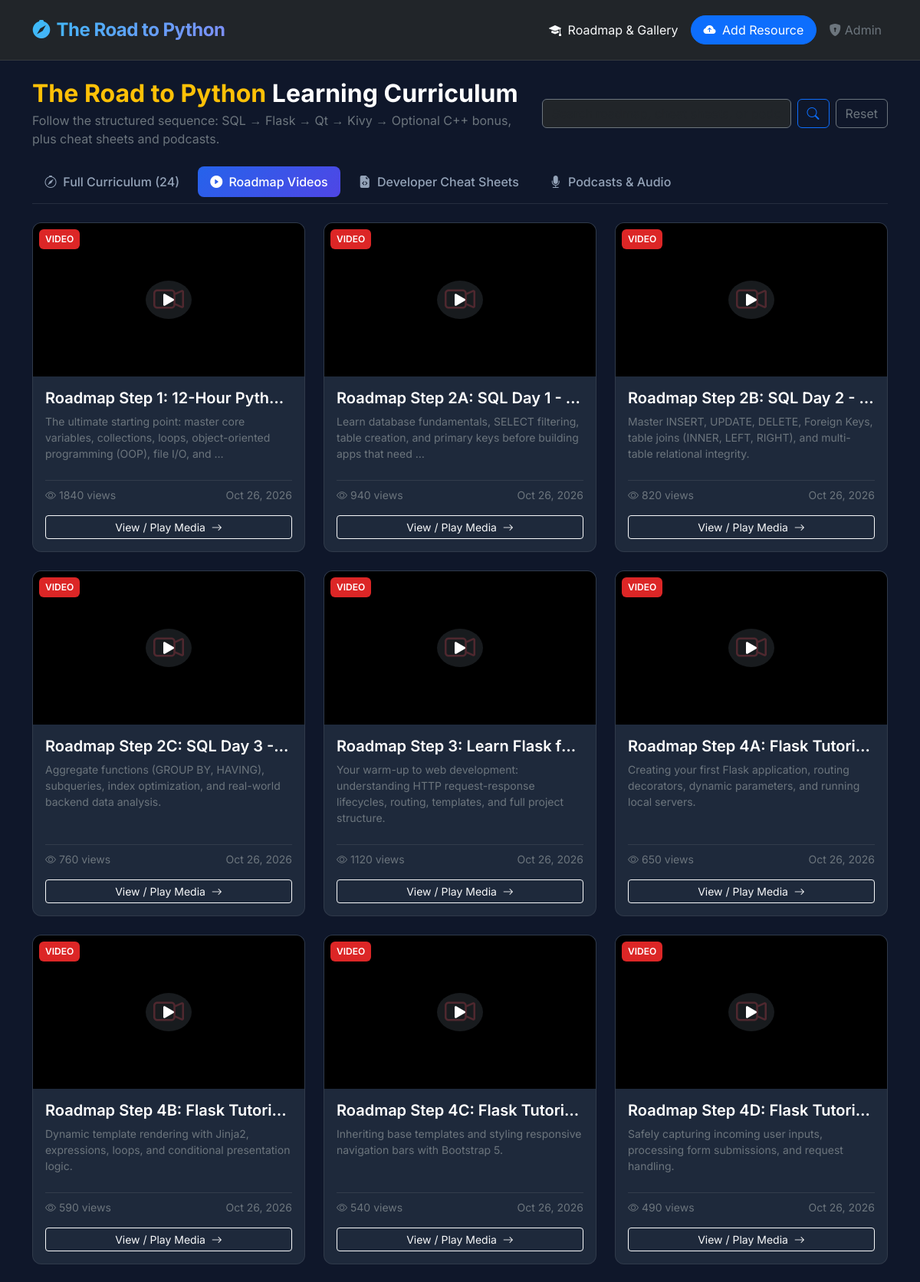
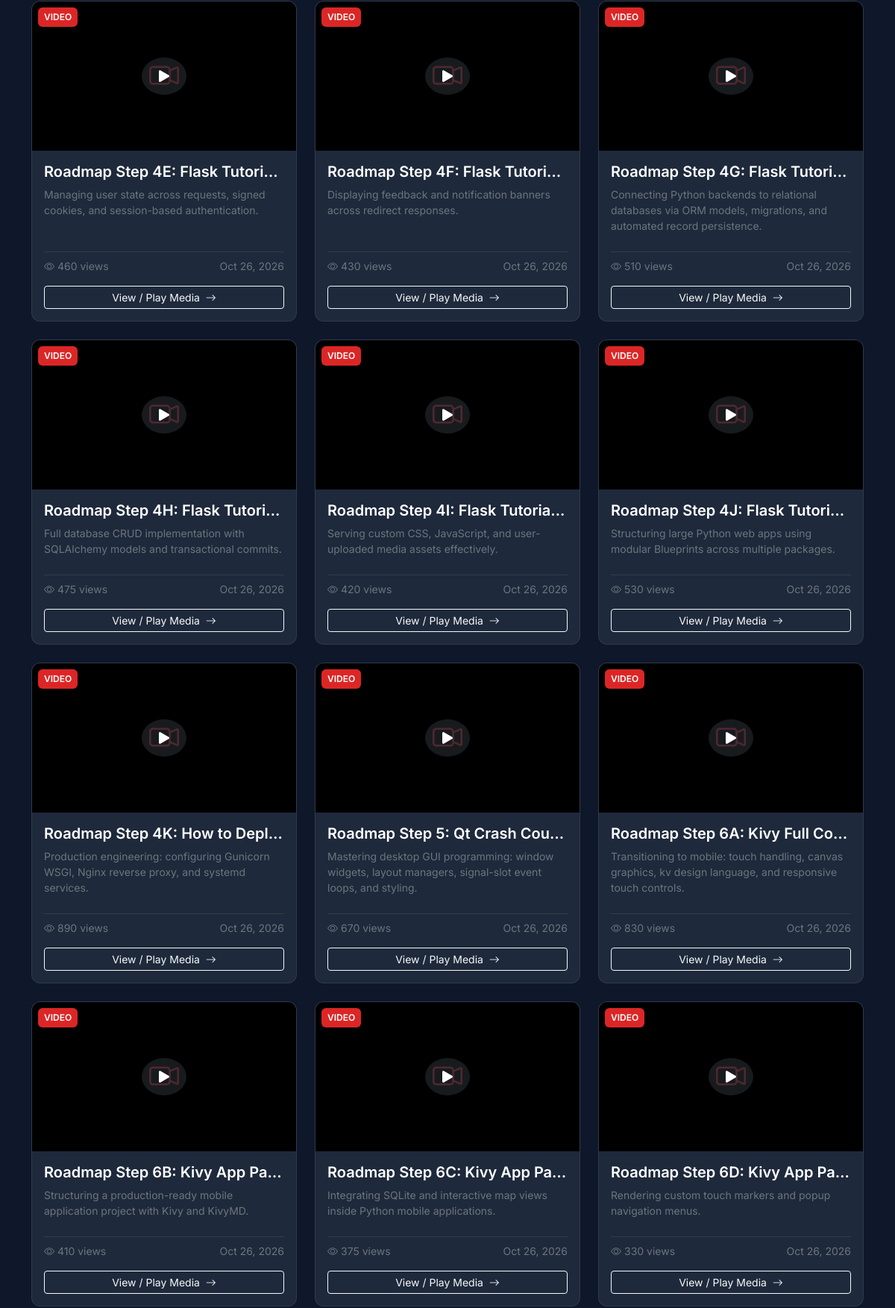
The page /?type=video (upper part) on the database its author committed (2 pictures, top to bottom).
### media_app/models.py (models this page shows, shortened)
class MediaItem(models.Model):
    MEDIA_TYPE_CHOICES = [
        ('image', 'Image'),
        ('video', 'Video'),
        ('audio', 'Audio / Podcast'),
    ]
    title = models.CharField(max_length=150)
    description = models.TextField(blank=True)
    media_type = models.CharField(max_length=10, choices=MEDIA_TYPE_CHOICES)
    category = models.ForeignKey(
        Category,
        on_delete=models.SET_NULL,
        null=True,
        blank=True,
        related_name='media_items'
    )
    media_file = models.FileField(upload_to='multimedia/%Y/%m/')
    thumbnail = models.ImageField(upload_to='thumbnails/%Y/%m/', blank=True, null=True)
    step_number = models.PositiveIntegerField(default=0, help_text="Order in roadmap sequence (0 for non-roadmap items)")
    views_count = models.PositiveIntegerField(default=0)
    uploaded_at = models.DateTimeField(auto_now_add=True)
    class Meta:
        ordering = ['step_number', '-uploaded_at']

### media_app/views.py (the view)
# urls.py: path('', views.media_gallery, name='media_gallery'),
def media_gallery(request):
    media_type = request.GET.get('type')
    category_slug = request.GET.get('category')
    search_query = request.GET.get('q')
    items = MediaItem.objects.all()
    if media_type in ['image', 'video', 'audio']:
        items = items.filter(media_type=media_type)
    if category_slug:
        items = items.filter(category__slug=category_slug)
    if search_query:
        items = items.filter(title__icontains=search_query)
    categories = Category.objects.all()
    context = {
        'items': items,
        'categories': categories,
        'selected_type': media_type,
        'selected_category': category_slug,
        'search_query': search_query,
        'total_count': items.count(),
    }
    return render(request, 'media_app/gallery.html', context)

### media_app/templates/media_app/gallery.html (shortened to what this page needs)
{% extends 'media_app/base.html' %}
{% block content %}
<div class="row align-items-center mb-4">
    <div class="col-md-7">
        <h1 class="h2 fw-bold text-white mb-1">
            <span class="text-warning">The Road to Python</span> Learning Curriculum
        </h1>
        <p class="text-secondary mb-0">Follow the structured sequence: SQL &rarr; Flask &rarr; Qt &rarr; Kivy &rarr; Optional C++ bonus, plus cheat sheets and podcasts.</p>
    </div>
    <div class="col-md-5 mt-3 mt-md-0">
        <form method="GET" action="{% url 'media_gallery' %}" class="d-flex gap-2">
            <input type="text" name="q" class="form-control bg-dark text-white border-secondary" placeholder="Search roadmap, cheat sheets, or podcasts..." value="{{ search_query|default:'' }}">
            <button type="submit" class="btn btn-outline-primary">
                <i class="bi bi-search"></i>
            </button>
            {% if search_query or selected_type %}
                <a href="{% url 'media_gallery' %}" class="btn btn-outline-secondary">Reset</a>
            {% endif %}
        </form>
    </div>
</div>
<ul class="nav nav-pills mb-4 pb-2 border-bottom border-secondary border-opacity-25 gap-2">
    <li class="nav-item">
        <a class="nav-link {% if not selected_type %}active{% endif %}" href="{% url 'media_gallery' %}">
            <i class="bi bi-compass me-1"></i> Full Curriculum ({{ total_count }})
        </a>
    </li>
    <li class="nav-item">
        <a class="nav-link {% if selected_type == 'video' %}active{% endif %}" href="?type=video{% if search_query %}&q={{ search_query }}{% endif %}">
            <i class="bi bi-play-circle-fill me-1"></i> Roadmap Videos
        </a>
    </li>
    <li class="nav-item">
        <a class="nav-link {% if selected_type == 'image' %}active{% endif %}" href="?type=image{% if search_query %}&q={{ search_query }}{% endif %}">
            <i class="bi bi-file-earmark-code-fill me-1"></i> Developer Cheat Sheets
        </a>
    </li>
    <li class="nav-item">
        <a class="nav-link {% if selected_type == 'audio' %}active{% endif %}" href="?type=audio{% if search_query %}&q={{ search_query }}{% endif %}">
            <i class="bi bi-mic-fill me-1"></i> Podcasts &amp; Audio
        </a>
    </li>
</ul>
{% if items %}
<div class="row row-cols-1 row-cols-md-2 row-cols-lg-3 g-4">
    {% for item in items %}
    <div class="col">
        <div class="card h-100 overflow-hidden text-white">
            <div class="position-relative bg-black text-center d-flex align-items-center justify-content-center" style="height: 200px;">
                {% if item.media_type == 'image' %}
                    <img src="{{ item.media_file.url }}" class="w-100 h-100 object-fit-cover" alt="{{ item.title }}">
                {% elif item.media_type == 'video' %}
                    {% if item.thumbnail %}
                        <img src="{{ item.thumbnail.url }}" class="w-100 h-100 object-fit-cover" alt="{{ item.title }}">
                    {% else %}
                        <div class="p-4 text-center">
                            <i class="bi bi-camera-video fs-1 text-danger"></i>
                        </div>
                    {% endif %}
                    <span class="position-absolute fs-3 text-white bg-dark bg-opacity-75 rounded-circle px-3 py-1">
                        <i class="bi bi-play-fill"></i>
                    </span>
                {% endif %}
                <span class="position-absolute top-0 start-0 m-2 badge-type badge-{{ item.media_type }}">
                    {{ item.get_media_type_display }}
                </span>
            </div>
            <div class="card-body d-flex flex-column">
                <div class="d-flex justify-content-between align-items-start mb-2">
                    <h5 class="card-title fw-semibold text-truncate mb-0" title="{{ item.title }}">{{ item.title }}</h5>
                </div>
                <p class="card-text text-secondary small flex-grow-1">
                    {{ item.description|truncatewords:15|default:"No description provided." }}
                </p>
                <div class="d-flex justify-content-between align-items-center pt-2 border-top border-secondary border-opacity-25 mt-2 small text-secondary">
                    <span><i class="bi bi-eye me-1"></i>{{ item.views_count }} views</span>
                    <span>{{ item.uploaded_at|date:"M d, Y" }}</span>
                </div>
                <a href="{% url 'media_detail' item.pk %}" class="btn btn-outline-light btn-sm mt-3 w-100">
                    View / Play Media <i class="bi bi-arrow-right ms-1"></i>
                </a>
            </div>
        </div>
    </div>
    {% endfor %}
</div>
{% endif %}
{% endblock %}

### media_app/templates/media_app/base.html (style rules this page uses)
body { font-family: 'Inter', sans-serif; background-color: #0f172a; color: #f1f5f9; min-height: 100vh; display: flex; flex-direction: column; }
.card { background-color: #1e293b; border: 1px solid rgba(255, 255, 255, 0.08); border-radius: 12px; transition: transform 0.2s ease, box-shadow 0.2s ease; }
.badge-type { font-size: 0.75rem; text-transform: uppercase; font-weight: 600; padding: 4px 8px; border-radius: 6px; }
.badge-video { background-color: #dc2626; color: #fff; }
.nav-pills .nav-link { color: #94a3b8; border-radius: 8px; font-weight: 500; }
.nav-pills .nav-link.active { background: linear-gradient(135deg, #2563eb, #4f46e5); color: #fff; }

### rows shown on the page
MediaItem: media_type "VIDEO", title "Roadmap Step 1: 12-Hour Pyth…", description "The ultimate starting point: master core variables, collections, loops, object-oriented programming (OOP), file I/O, and …", views_count "1840", uploaded_at "Oct 26, 2026"
MediaItem: media_type "VIDEO", title "Roadmap Step 2A: SQL Day 1 -…", description "Learn database fundamentals, SELECT filtering, table creation, and primary keys before building apps that need …", views_count "940", uploaded_at "Oct 26, 2026"
MediaItem: media_type "VIDEO", title "Roadmap Step 2B: SQL Day 2 -…", description "Master INSERT, UPDATE, DELETE, Foreign Keys, table joins (INNER, LEFT, RIGHT), and multi-table relational integrity.", views_count "820", uploaded_at "Oct 26, 2026"
MediaItem: media_type "VIDEO", title "Roadmap Step 2C: SQL Day 3 -…", description "Aggregate functions (GROUP BY, HAVING), subqueries, index optimization, and real-world backend data analysis.", views_count "760", uploaded_at "Oct 26, 2026"
MediaItem: media_type "VIDEO", title "Roadmap Step 3: Learn Flask f…", description "Your warm-up to web development: understanding HTTP request-response lifecycles, routing, templates, and full project structure.", views_count "1120", uploaded_at "Oct 26, 2026"
MediaItem: media_type "VIDEO", title "Roadmap Step 4A: Flask Tutori…", description "Creating your first Flask application, routing decorators, dynamic parameters, and running local servers.", views_count "650", uploaded_at "Oct 26, 2026"
MediaItem: media_type "VIDEO", title "Roadmap Step 4B: Flask Tutori…", description "Dynamic template rendering with Jinja2, expressions, loops, and conditional presentation logic.", views_count "590", uploaded_at "Oct 26, 2026"
MediaItem: media_type "VIDEO", title "Roadmap Step 4C: Flask Tutori…", description "Inheriting base templates and styling responsive navigation bars with Bootstrap 5.", views_count "540", uploaded_at "Oct 26, 2026"
MediaItem: media_type "VIDEO", title "Roadmap Step 4D: Flask Tutori…", description "Safely capturing incoming user inputs, processing form submissions, and request handling.", views_count "490", uploaded_at "Oct 26, 2026"
MediaItem: media_type "VIDEO", title "Roadmap Step 4E: Flask Tutori…", description "Managing user state across requests, signed cookies, and session-based authentication.", views_count "460", uploaded_at "Oct 26, 2026"
MediaItem: media_type "VIDEO", title "Roadmap Step 4F: Flask Tutori…", description "Displaying feedback and notification banners across redirect responses.", views_count "430", uploaded_at "Oct 26, 2026"
MediaItem: media_type "VIDEO", title "Roadmap Step 4G: Flask Tutori…", description "Connecting Python backends to relational databases via ORM models, migrations, and automated record persistence.", views_count "510", uploaded_at "Oct 26, 2026"
MediaItem: media_type "VIDEO", title "Roadmap Step 4H: Flask Tutori…", description "Full database CRUD implementation with SQLAlchemy models and transactional commits.", views_count "475", uploaded_at "Oct 26, 2026"
MediaItem: media_type "VIDEO", title "Roadmap Step 4I: Flask Tutoria…", description "Serving custom CSS, JavaScript, and user-uploaded media assets effectively.", views_count "420", uploaded_at "Oct 26, 2026"
MediaItem: media_type "VIDEO", title "Roadmap Step 4J: Flask Tutori…", description "Structuring large Python web apps using modular Blueprints across multiple packages.", views_count "530", uploaded_at "Oct 26, 2026"
MediaItem: media_type "VIDEO", title "Roadmap Step 4K: How to Depl…", description "Production engineering: configuring Gunicorn WSGI, Nginx reverse proxy, and systemd services.", views_count "890", uploaded_at "Oct 26, 2026"
MediaItem: media_type "VIDEO", title "Roadmap Step 5: Qt Crash Cou…", description "Mastering desktop GUI programming: window widgets, layout managers, signal-slot event loops, and styling.", views_count "670", uploaded_at "Oct 26, 2026"
MediaItem: media_type "VIDEO", title "Roadmap Step 6A: Kivy Full Co…", description "Transitioning to mobile: touch handling, canvas graphics, kv design language, and responsive touch controls.", views_count "830", uploaded_at "Oct 26, 2026"
MediaItem: media_type "VIDEO", title "Roadmap Step 6B: Kivy App Pa…", description "Structuring a production-ready mobile application project with Kivy and KivyMD.", views_count "410", uploaded_at "Oct 26, 2026"
MediaItem: media_type "VIDEO", title "Roadmap Step 6C: Kivy App Pa…", description "Integrating SQLite and interactive map views inside Python mobile applications.", views_count "375", uploaded_at "Oct 26, 2026"
MediaItem: media_type "VIDEO", title "Roadmap Step 6D: Kivy App Pa…", description "Rendering custom touch markers and popup navigation menus.", views_count "330", uploaded_at "Oct 26, 2026"

### other values the page prints
{{ total_count }} "24"
